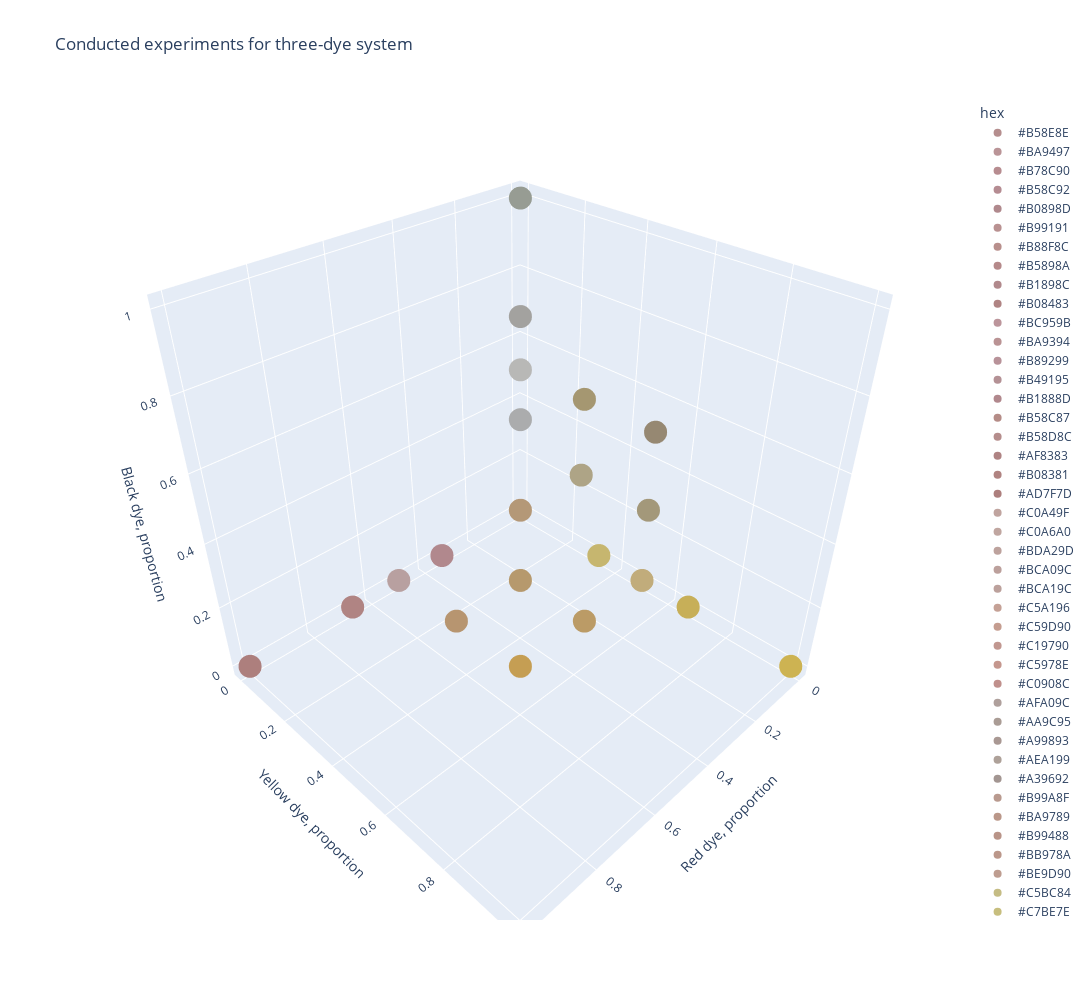

The notebook cell saved with this chart:
### Code cell
fig = px.scatter_3d(df, x="percent_mar", y="percent_kur", z = 'percent_buz', color = 'hex', color_discrete_sequence=df['hex'], width=1200, height=1000, labels={
                     "percent_mar": "Red dye, proportion",
                     "percent_kur": "Yellow dye, proportion",
                     'percent_buz': "Black dye, proportion"
                 },
                title="Conducted experiments for three-dye system")
fig.show() # Вывести фигуру
